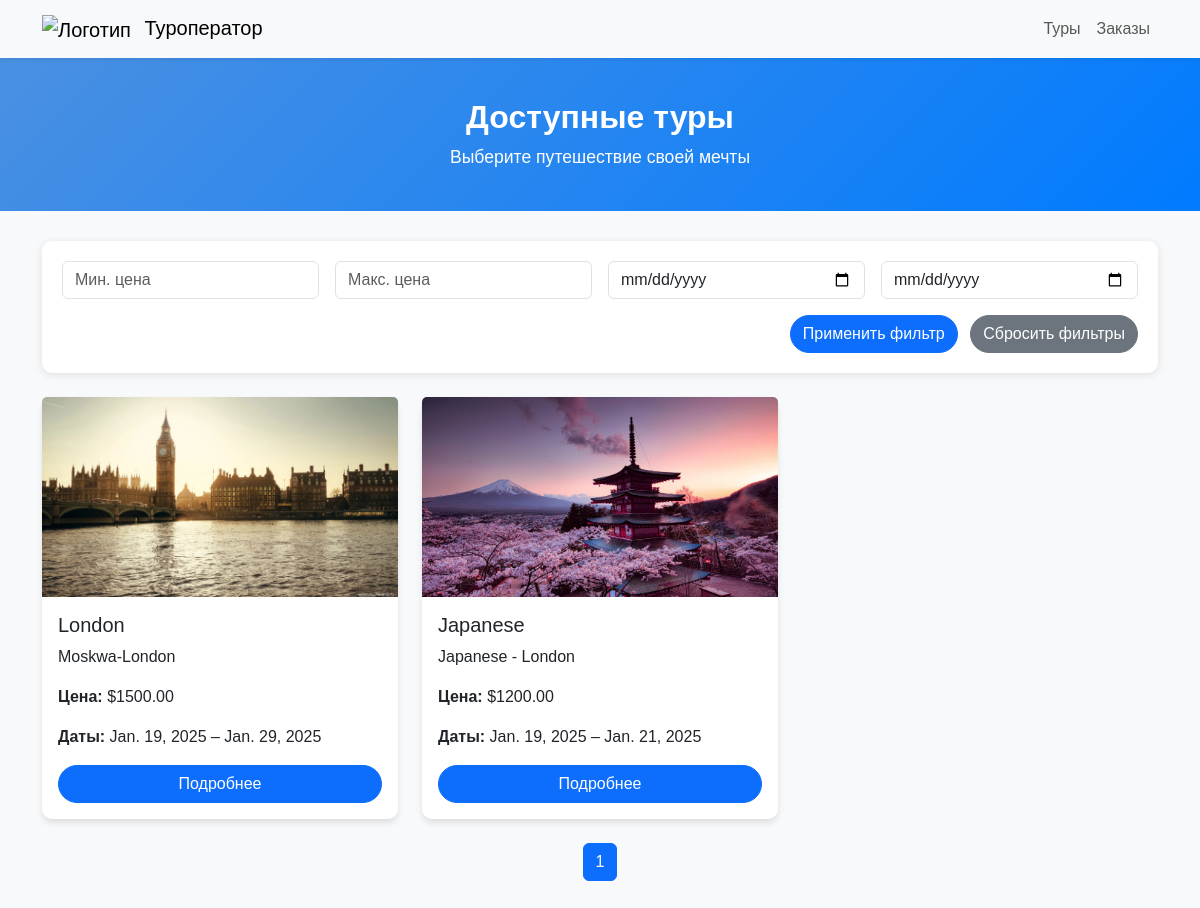
Page /tours/ on the earlier database version.
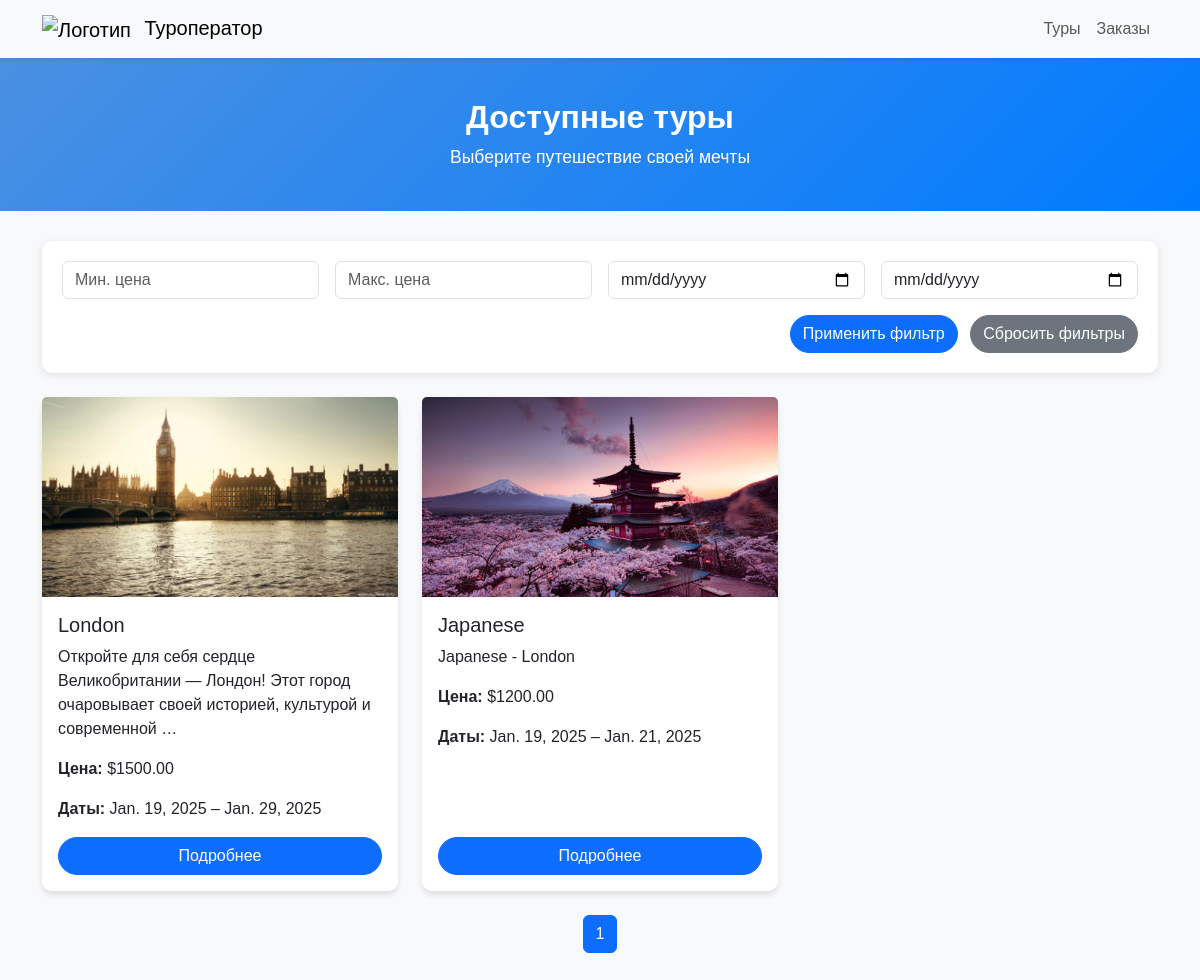
Same page on the later database version.
### tours/models.py (models this page shows, shortened)
class Tour(models.Model):
    name = models.CharField(max_length=100)
    description = models.TextField()
    price = models.DecimalField(max_digits=10, decimal_places=2)
    start_date = models.DateField()
    end_date = models.DateField()
    image = models.ImageField(upload_to='tour_images/', blank=True, null=True)
    gif = models.ImageField(upload_to='tours_gifs/', blank=True, null=True)
    latitude = models.FloatField(blank=True, null=True)
    longitude = models.FloatField(blank=True, null=True)

### tours/views.py (the view)
# urls.py: path("tours/", views.tour_list, name="tour_list"),
def tour_list(request):
    price_min = request.GET.get("price_min")
    price_max = request.GET.get("price_max")
    start_date = request.GET.get("start_date")
    end_date = request.GET.get("end_date")
    tours = Tour.objects.all()
    if price_min:
        tours = tours.filter(price__gte=price_min)
    if price_max:
        tours = tours.filter(price__lte=price_max)
    if start_date:
        tours = tours.filter(start_date__gte=start_date)
    if end_date:
        tours = tours.filter(end_date__lte=end_date)
    paginator = Paginator(tours, 6)
    page_number = request.GET.get("page")
    page_obj = paginator.get_page(page_number)
    return render(request, "tour_list.html", {"page_obj": page_obj})

### tours/templates/tour_list.html (shortened to what the changed rows need)
{% load static %}
<!DOCTYPE html>
<html lang="ru">
<head>
    <link rel="stylesheet" href="https://cdn.jsdelivr.net/npm/bootstrap@5.3.0/dist/css/bootstrap.min.css">
</head>
<body>
    <div class="hero">
        <h1>Доступные туры</h1>
    </div>
    <div class="container mb-5">
        <div class="row g-4">
            {% for tour in page_obj %}
            <div class="col-md-4">
                <div class="card h-100">
                    {% if tour.image %}
                    <img src="{{ tour.image.url }}" alt="{{ tour.name }}" class="card-img-top" style="height: 200px; object-fit: cover;">
                    {% else %}
                    <img src="{% static 'images/default-placeholder.png' %}" alt="Нет изображения" class="card-img-top" style="height: 200px; object-fit: cover;">
                    {% endif %}
                    <div class="card-body d-flex flex-column">
                        <h5 class="card-title">{{ tour.name }}</h5>
                        <p class="card-text">{{ tour.description|truncatewords:15 }}</p>
                        <p class="card-text">
                            <strong>Цена:</strong> ${{ tour.price }}
                        </p>
                        <p class="card-text">
                            <strong>Даты:</strong> {{ tour.start_date }} – {{ tour.end_date }}
                        </p>
                        <a href="{% url 'tour_detail' tour.id %}" class="btn btn-primary mt-auto">
                            Подробнее
                        </a>
                    </div>
                </div>
            </div>
            {% empty %}
            <p class="text-center text-muted">Туры пока недоступны.</p>
            {% endfor %}
        </div>
    </div>
</body>
</html>

Differences in the rows shown:
changed Tour "London": description "Moskwa-London" → "Откройте для себя сердце Великобритании — Лондон! Этот город очаровывает своей историей, культурой и современной …"
